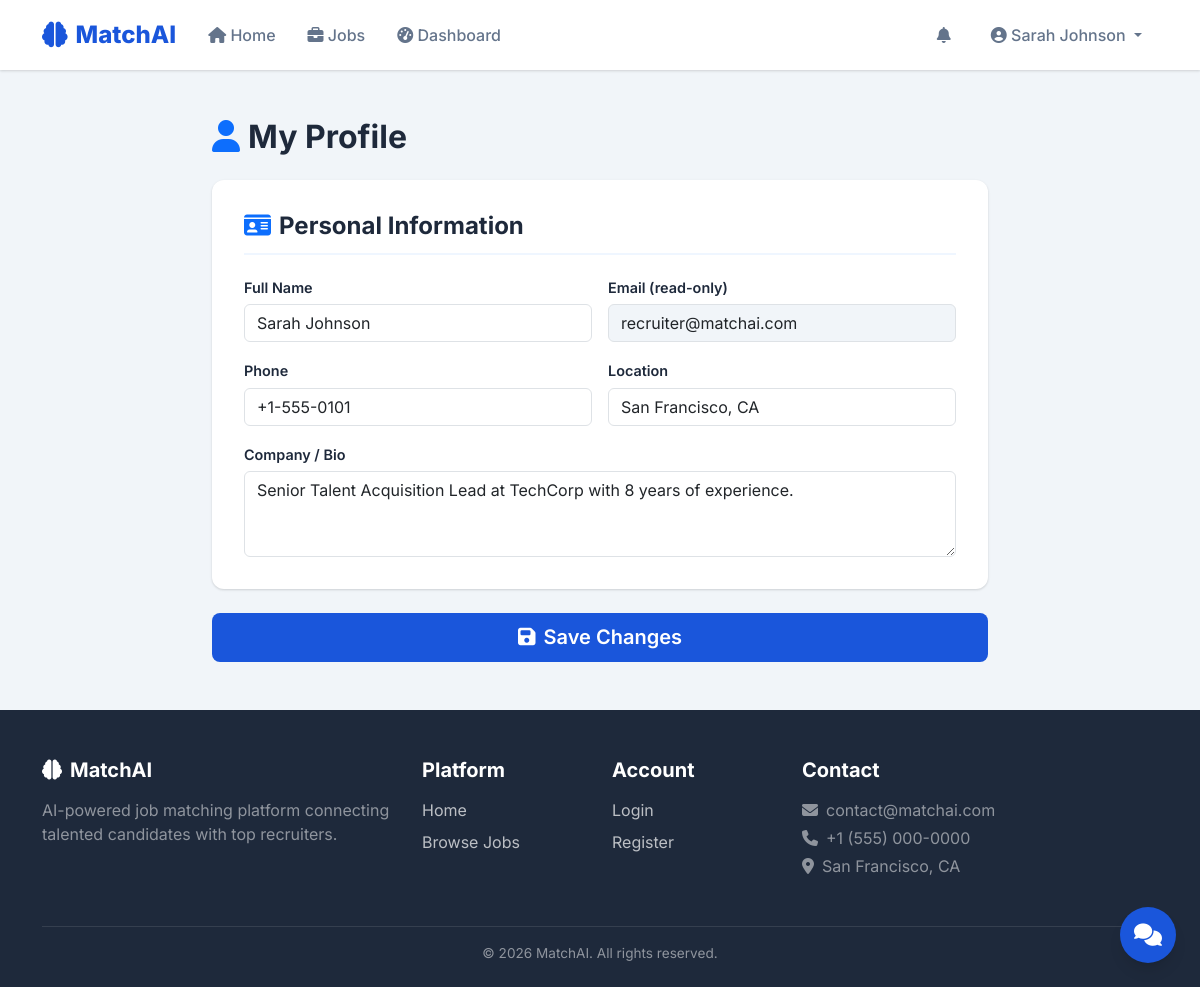
Page /recruiter/profile (signed in) on the committed database.
### tables this page shows
CREATE TABLE users (
            id INTEGER PRIMARY KEY AUTOINCREMENT,
            name TEXT NOT NULL,
            email TEXT UNIQUE NOT NULL,
            password TEXT NOT NULL,
            role TEXT NOT NULL CHECK(role IN ('candidate', 'recruiter')),
            phone TEXT DEFAULT '',
            location TEXT DEFAULT '',
            bio TEXT DEFAULT '',
            created_at TIMESTAMP DEFAULT CURRENT_TIMESTAMP
        );

### app.py (the view, shortened to what this page needs)
@app.route("/recruiter/profile", methods=["GET", "POST"])
@role_required("recruiter")
def recruiter_profile():
    db = get_db()
    user_id = session["user_id"]
    user = db.execute("SELECT * FROM users WHERE id = ?", (user_id,)).fetchone()
    db.close()
    return render_template("recruiter_profile.html", user=user)

### app.py (called while the page is built)
def get_db():
    conn = sqlite3.connect(DB_PATH)
    conn.row_factory = sqlite3.Row
    return conn

def role_required(role):
    def decorator(f):
        @wraps(f)
        def decorated(*args, **kwargs):
            if "user_id" not in session:
                flash("Please log in to access this page.", "warning")
                return redirect(url_for("login"))
            if session.get("role") != role:
                flash("You do not have permission to access this page.", "danger")
                return redirect(url_for("home"))
            return f(*args, **kwargs)
        return decorated
    return decorator

@app.context_processor
def inject_notifications():
    if "user_id" in session:
        db = get_db()
        count = db.execute(
            "SELECT COUNT(*) FROM notifications WHERE user_id = ? AND is_read = 0",
            (session["user_id"],),
        ).fetchone()[0]
        db.close()
        return {"unread_notifications": count}
    return {"unread_notifications": 0}

### templates/recruiter_profile.html (shortened to what this page needs)
{% extends "base.html" %}
{% block content %}
<div class="container py-5" style="max-width:800px">
    <h2 class="fw-bold mb-4"><i class="fas fa-user text-primary me-2"></i>My Profile</h2>
    <form method="POST">
        <div class="form-section">
            <h4><i class="fas fa-id-card text-primary me-2"></i>Personal Information</h4>
            <div class="row g-3">
                <div class="col-md-6">
                    <label class="form-label-custom">Full Name</label>
                    <input type="text" class="form-control" name="name" value="{{ user.name }}" required>
                </div>
                <div class="col-md-6">
                    <label class="form-label-custom">Email (read-only)</label>
                    <input type="email" class="form-control" value="{{ user.email }}" readonly style="background:var(--gray-light)">
                </div>
                <div class="col-md-6">
                    <label class="form-label-custom">Phone</label>
                    <input type="text" class="form-control" name="phone" value="{{ user.phone }}" placeholder="+1-555-0000">
                </div>
                <div class="col-md-6">
                    <label class="form-label-custom">Location</label>
                    <input type="text" class="form-control" name="location" value="{{ user.location }}" placeholder="City, State">
                </div>
                <div class="col-12">
                    <label class="form-label-custom">Company / Bio</label>
                    <textarea class="form-control" name="bio" rows="3" placeholder="Tell candidates about your company...">{{ user.bio }}</textarea>
                </div>
            </div>
        </div>
        <button type="submit" class="btn btn-primary-custom btn-lg w-100">
            <i class="fas fa-save me-2"></i>Save Changes
        </button>
    </form>
</div>
{% endblock %}

### templates/base.html (shortened to what this page needs)
<!DOCTYPE html>
<html lang="en">
<head>
    <link href="https://cdn.jsdelivr.net/npm/bootstrap@5.3.2/dist/css/bootstrap.min.css" rel="stylesheet">
    <link href="https://cdnjs.cloudflare.com/ajax/libs/font-awesome/6.5.1/css/all.min.css" rel="stylesheet">
    <link rel="stylesheet" href="{{ url_for('static', filename='style.css') }}">
</head>
<body>
<nav class="navbar navbar-expand-lg navbar-custom">
    <div class="container">
        <a class="navbar-brand" href="{{ url_for('home') }}">
            <i class="fas fa-brain"></i> MatchAI
        </a>
        <div class="collapse navbar-collapse" id="navMain">
            <ul class="navbar-nav me-auto mb-2 mb-lg-0">
                <li class="nav-item">
                    <a class="nav-link {% if request.endpoint == 'home' %}active{% endif %}" href="{{ url_for('home') }}">
                        <i class="fas fa-home"></i> Home
                    </a>
                </li>
                <li class="nav-item">
                    <a class="nav-link {% if request.endpoint == 'job_listings' %}active{% endif %}" href="{{ url_for('job_listings') }}">
                        <i class="fas fa-briefcase"></i> Jobs
                    </a>
                </li>
                {% if session.get('role') == 'candidate' %}
                <li class="nav-item">
                    <a class="nav-link {% if request.endpoint == 'candidate_dashboard' %}active{% endif %}" href="{{ url_for('candidate_dashboard') }}">
                        <i class="fas fa-tachometer-alt"></i> Dashboard
                    </a>
                </li>
                {% elif session.get('role') == 'recruiter' %}
                <li class="nav-item">
                    <a class="nav-link {% if request.endpoint == 'recruiter_dashboard' %}active{% endif %}" href="{{ url_for('recruiter_dashboard') }}">
                        <i class="fas fa-tachometer-alt"></i> Dashboard
                    </a>
                </li>
                {% endif %}
            </ul>
            <ul class="navbar-nav ms-auto mb-2 mb-lg-0 align-items-lg-center">
                {% if session.get('user_id') %}
                    <li class="nav-item me-2">
                        <a class="nav-link position-relative" href="{{ url_for('notifications') }}">
                            <i class="fas fa-bell"></i>
                        </a>
                    </li>
                    <li class="nav-item dropdown">
                        <a class="nav-link dropdown-toggle" href="#" role="button" data-bs-toggle="dropdown">
                            <i class="fas fa-user-circle"></i> {{ session.get('name', 'User') }}
                        </a>
                    </li>
                {% endif %}
            </ul>
        </div>
    </div>
</nav>
{% block content %}{% endblock %}
{% if session.get('user_id') %}
<button class="chatbot-toggle" id="chatToggle" title="Chat with MatchAI">
    <i class="fas fa-comments"></i>
</button>
{% endif %}
<footer class="footer mt-auto">
    <div class="container">
        <div class="row g-4">
            <div class="col-lg-4">
                <h5><i class="fas fa-brain me-2"></i>MatchAI</h5>
                <p class="text-white-50">AI-powered job matching platform connecting talented candidates with top recruiters.</p>
            </div>
            <div class="col-lg-2 col-md-4">
                <h5>Platform</h5>
                <ul class="list-unstyled">
                    <li class="mb-2"><a href="{{ url_for('home') }}">Home</a></li>
                    <li class="mb-2"><a href="{{ url_for('job_listings') }}">Browse Jobs</a></li>
                </ul>
            </div>
            <div class="col-lg-2 col-md-4">
                <h5>Account</h5>
                <ul class="list-unstyled">
                    <li class="mb-2"><a href="{{ url_for('login') }}">Login</a></li>
                    <li class="mb-2"><a href="{{ url_for('register') }}">Register</a></li>
                </ul>
            </div>
            <div class="col-lg-4 col-md-4">
                <h5>Contact</h5>
                <p class="text-white-50 mb-1"><i class="fas fa-envelope me-2"></i>contact@matchai.com</p>
                <p class="text-white-50 mb-1"><i class="fas fa-phone me-2"></i>+1 (555) 000-0000</p>
                <p class="text-white-50"><i class="fas fa-map-marker-alt me-2"></i>San Francisco, CA</p>
            </div>
        </div>
        <div class="footer-bottom text-center">
            &copy; 2026 MatchAI. All rights reserved.
        </div>
    </div>
</footer>
</body>
</html>

### static/style.css (style rules this page uses)
:root { --primary: #1a56db; --primary-dark: #1e40af; --primary-light: #3b82f6; --primary-bg: #eff6ff; --accent: #0ea5e9; --success: #10b981; --warning: #f59e0b; --danger: #ef4444; --dark: #1e293b; --gray: #64748b; --gray-light: #f1f5f9; --white: #ffffff; --border: #e2e8f0; --shadow: 0 1px 3px rgba(0,0,0,.1), 0 1px 2px rgba(0,0,0,.06); --shadow-md: 0 4px 6px -1px rgba(0,0,0,.1), 0 2px 4px -2px rgba(0,0,0,.1); --shadow-lg: 0 10px 15px -3px rgba(0,0,0,.1), 0 4px 6px -4px rgba(0,0,0,.1); --radius: 12px; --radius-sm: 8px; --transition: all .25s ease; }
* { box-sizing: border-box; }
body { font-family: 'Inter', -apple-system, BlinkMacSystemFont, 'Segoe UI', Roboto, sans-serif; color: var(--dark); background: var(--gray-light); margin: 0; min-height: 100vh; }
a { color: var(--primary); text-decoration: none; transition: var(--transition); }
.navbar-custom { background: var(--white); box-shadow: var(--shadow); padding: .75rem 0; position: sticky; top: 0; z-index: 1030; }
.navbar-custom .navbar-brand { font-weight: 800; font-size: 1.5rem; color: var(--primary) !important; display: flex; align-items: center; gap: .5rem; }
.navbar-custom .navbar-brand i { font-size: 1.6rem; }
.navbar-custom .nav-link { color: var(--gray) !important; font-weight: 500; padding: .5rem 1rem !important; border-radius: var(--radius-sm); transition: var(--transition); }
.btn-primary-custom { background: var(--primary); border: none; color: var(--white); padding: .6rem 1.5rem; border-radius: var(--radius-sm); font-weight: 600; transition: var(--transition); }
.form-label-custom { font-weight: 600; font-size: .9rem; color: var(--dark); margin-bottom: .35rem; }
.form-section { background: var(--white); border-radius: var(--radius); padding: 2rem; box-shadow: var(--shadow); margin-bottom: 1.5rem; }
.form-section h4 { font-weight: 700; margin-bottom: 1.25rem; padding-bottom: .75rem; border-bottom: 2px solid var(--primary-bg); }
.chatbot-toggle { position: fixed; bottom: 24px; right: 24px; width: 56px; height: 56px; border-radius: 50%; background: var(--primary); color: var(--white); border: none; font-size: 1.4rem; box-shadow: var(--shadow-lg); cursor: pointer; transition: var(--transition); z-index: 1050; display: flex; align-items: center; justify-content: center; }
.footer { background: var(--dark); color: var(--white); padding: 3rem 0 1.5rem; }
.footer h5 { font-weight: 700; margin-bottom: 1rem; }
.footer a { color: rgba(255,255,255,.7); transition: var(--transition); }
.footer-bottom { border-top: 1px solid rgba(255,255,255,.1); padding-top: 1rem; margin-top: 2rem; color: rgba(255,255,255,.5); font-size: .85rem; }

### rows in the picture
users: get "Sarah Johnson", name "Sarah Johnson", email "recruiter@matchai.com", phone "+1-555-0101", location "San Francisco, CA", bio "Senior Talent Acquisition Lead at TechCorp with 8 years of experience."
